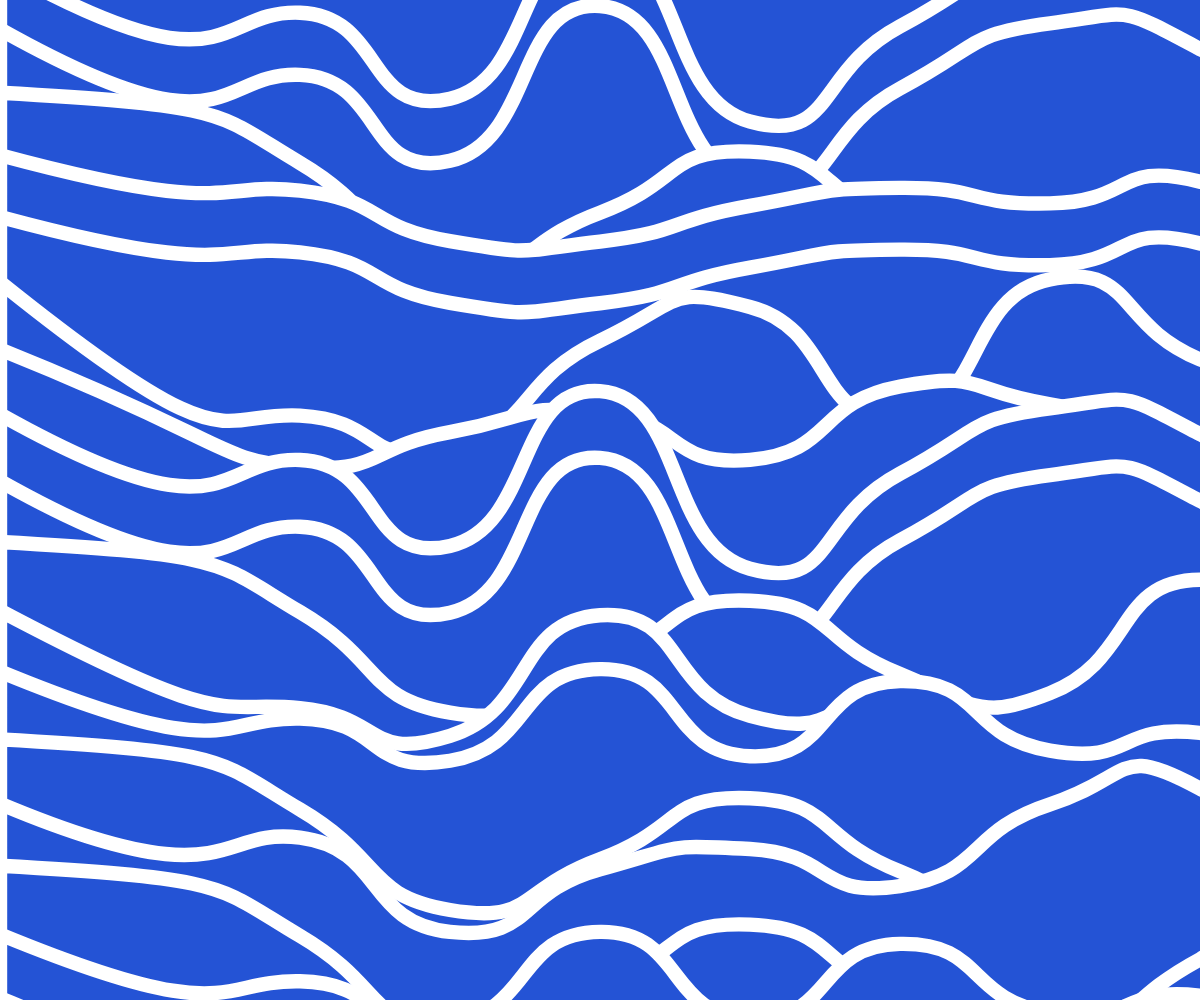
Frame 1 (no input)
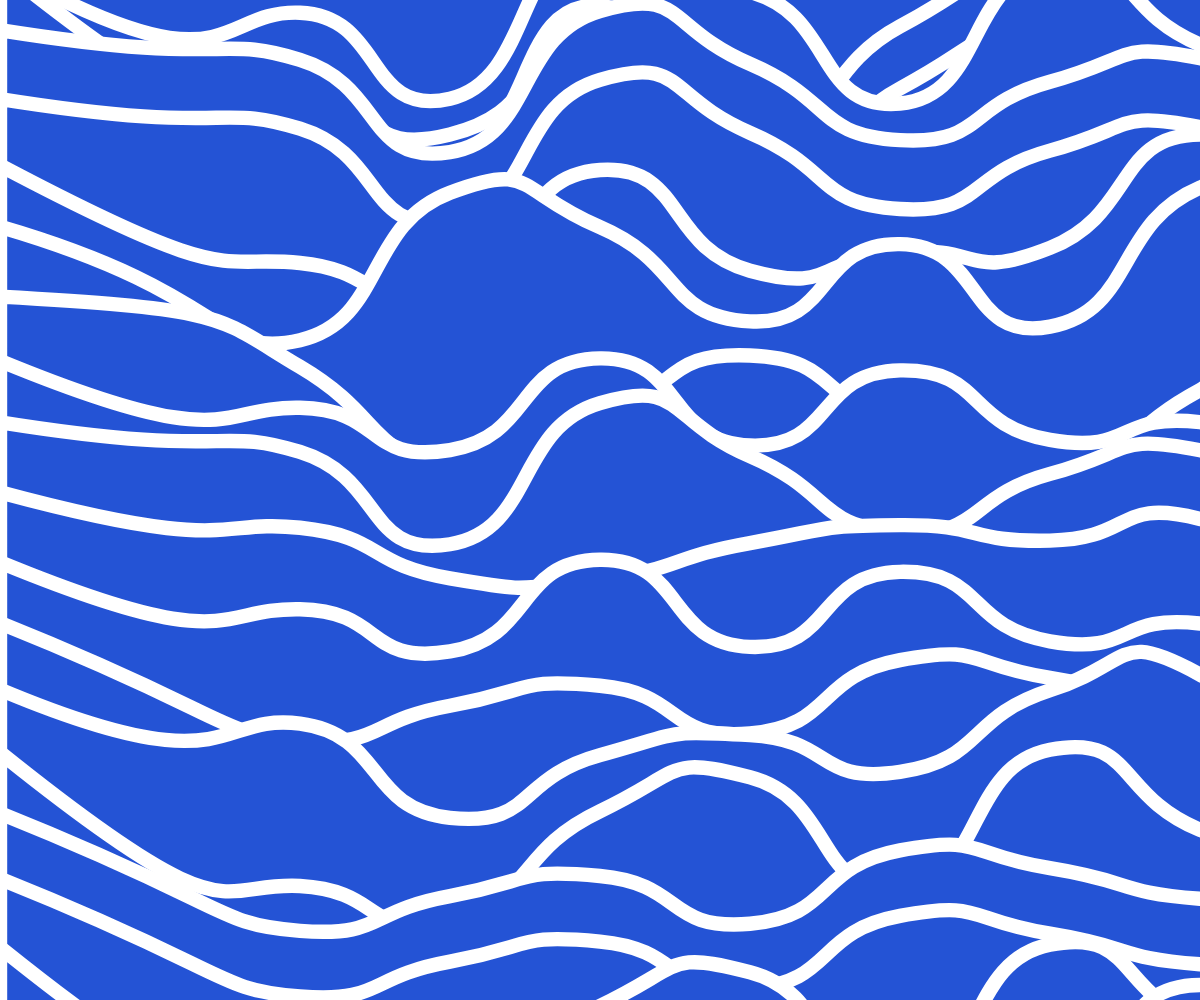
Frame 2 (the mouse pressed at the canvas centre, redrawn once)

The p5.js sketch that drew these frames (run headless with seeded random() and noise() and a simulated clock; the mouse was pressed at the canvas centre and the sketch redrawn once):

// p5.js sketch
// ── sketch.js
var yValues;
var xSpacing;
var segments;

function setup(){

  createCanvas(windowWidth, windowHeight);
  background(36,83,213);


  segments = 8
  xSpacing = width/segments;
  yValues = new Array(segments+2);

}


function draw(){

for(var y = -100; y <= height+100; y+=random(60,70)){
    calcLinePerlin();
    renderLine(y,
            //stroke
            255,255, 255, 255,
            //fill
            36,83,213, 255);
          }
  noLoop();

}


//generates y-values using Perlin noise
function calcLinePerlin() {
  noiseSeed(random(0,10));
  for (var i = 0; i < yValues.length; i++) {
    this.noiseVal = noise(i);
    yValues[i] = map(this.noiseVal, 0, 1, 0,300);
  }
}

function renderLine(_Y, _Rstroke, _Gstroke, _Bstroke, _strokeAlpha, _Rfill, _Gfill, _Bfill, _fillAlpha){

  this.yStart = _Y;

  this.rStroke = _Rstroke;
  this.gStroke = _Gstroke;
  this.bStroke = _Bstroke;
  this.aStroke = _strokeAlpha;

  this.rFill = _Rfill;
  this.gFill = _Gfill;
  this.bFill = _Bfill;
  this.aFill = _fillAlpha;

  beginShape();
  strokeWeight(14.4);
  for (var x = -1; x < yValues.length; x++) {
    stroke(this.rStroke, this.gStroke, this.bStroke, this.aStroke);
    fill(this.rFill, this.gFill, this.bFill, this.aFill);
    curveVertex(x*xSpacing, yValues[x] + this.yStart);
  }

  // vertex(width,height);
  // vertex(0,height);
  curveTightness(-0.7)
  vertex(width+xSpacing,height*2);
  vertex(0, height*2);
  vertex(0-(width/2), height/2);
  endShape(CLOSE);

}
